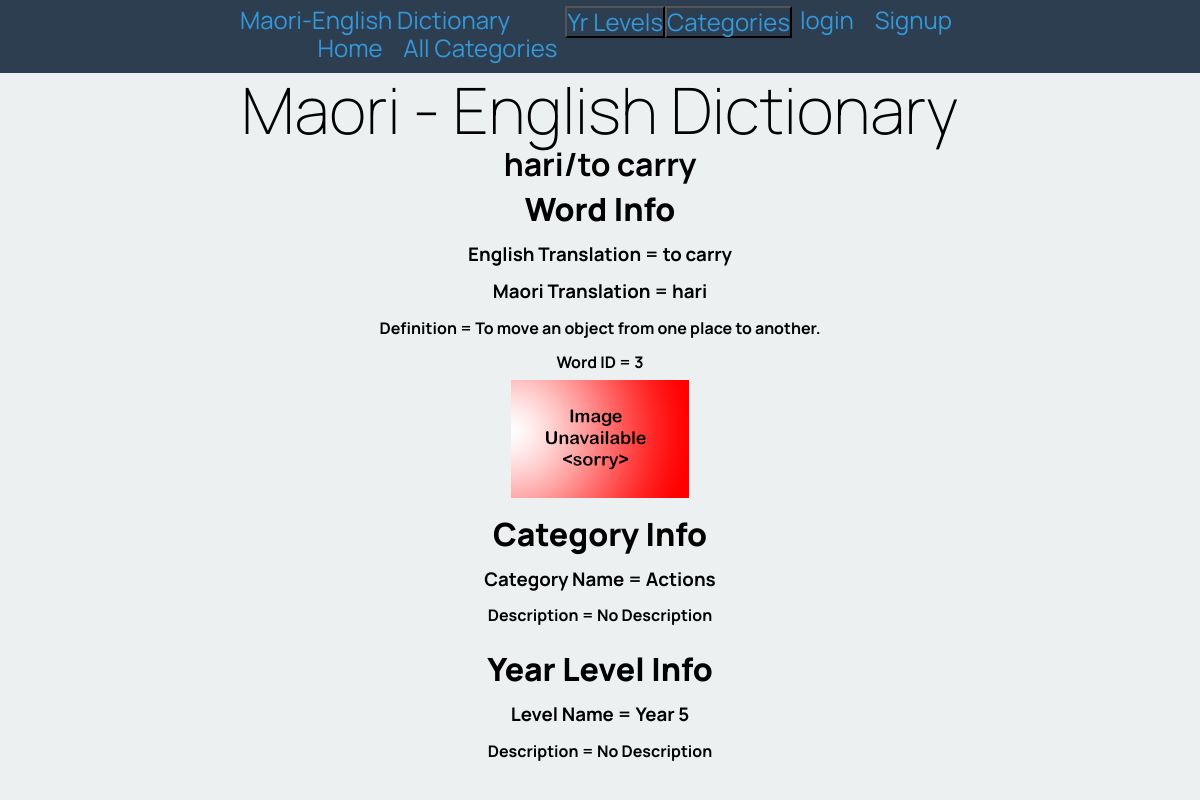
The app's page /word_page/3 with its own data.
### tables this page shows
CREATE TABLE words
(
    id         integer
        constraint words_pk
            primary key autoincrement,
    eng_word   varchar(30),
    category   integer
        constraint words_categories_id_fk
            references categories,
    definition varchar(150),
    level      integer
        constraint english_words_categories_id_fk_2
            references categories,
    mri_word   varchar(30)
, image varchar(60));

CREATE TABLE categories
(
    id          integer
        constraint categories_pk
            primary key autoincrement,
    title       varchar(30),
    description varchar(150)
, type char(10));

### app.py (the view)
@APP.route('/word_page/<word_id>')
def render_word_page(word_id):
    con = create_connection(DATABASE)
    cur = con.cursor()
    query = "SELECT mri_word, eng_word, definition, category, level, image, id FROM words WHERE id = ?"
    cur.execute(query, (word_id,))
    word_list = cur.fetchall()
    query = "SELECT title, description FROM categories WHERE id =? "
    cur.execute(query, (word_list[0][3],))
    cat_info = cur.fetchall()[0]
    cur.execute(query, (word_list[0][4],))
    lev_info = cur.fetchall()[0]
    if is_logged_in()[1] == "admin":
        query = "SELECT edited_id, edited_type, edit, editor_id, date_time, editor_name, edited_title FROM edit_log " \
                "WHERE edited_id=? or edited_id=? or edited_id=?"
        cur.execute(query, (word_id, word_list[0][3], word_list[0][4]))
        edit_list = cur.fetchall()
    else:
        edit_list = []
    con.close()
    return render_template('word_page.html', cat_list=render_cat_lev_menus('C'), lev_list=render_cat_lev_menus('L'),
                           logged_in=is_logged_in()[0], perms=is_logged_in()[1], word_list=word_list, cat_info=cat_info,
                           lev_info=lev_info, edit_list=edit_list)

### app.py (called while the page is built)
def create_connection(db_file: object) -> object:
    try:
        connection = sqlite3.connect(db_file)
        return connection
    except Error as e:
        print(e)
    return None

def is_logged_in():
    if session.get("email") is None:
        perms = ""
        return False, perms
    else:
        perms = session.get('user_perms')
        return True, perms

def render_cat_lev_menus(catlev):
    con = create_connection(DATABASE)
    query = "SELECT id, title FROM categories WHERE type=?"
    cur = con.cursor()
    cur.execute(query, (catlev))
    cat_list = cur.fetchall()
    con.close()
    return cat_list

### Templates/word_page.html (shortened to what this page needs)
{% extends "base.html" %}
{% block pageheading %} {{ word_list[0][0] }}/{{ word_list[0][1] }} {% endblock %}
{% block main %}
<div class = word-page>
    <h2><strong> Word Info </strong></h2>
    <h3>English Translation = {{ word_list[0][1] }}</h3>
    <h3>Maori Translation = {{ word_list[0][0] }}</h3>
    <h4>Definition = {{ word_list[0][2] }}</h4>
    <h4>Word ID = {{ word_list[0][6] }}</h4>
    <div class = word-page-image>
        <img src="/static/images/{{ word_list[0][5] }}" onerror="this.onerror=null;this.src='/static/images/noimage.png';">
    </div>
    <br>
    <h2><strong> Category Info </strong></h2>
    <h3>Category Name = {{ cat_info[0] }}</h3>
    <h4>Description = {{ cat_info[1] }}</h4>
    <br>
    <h2><strong> Year Level Info </strong></h2>
    <h3>Level Name = {{ lev_info[0] }}</h3>
    <h4>Description = {{ lev_info[1] }}</h4>
    <br>
{% endblock %}

### Static/maori_dictionary.css (style rules this page uses)
* { font-family: 'Manrope', sans-serif; padding: 0; margin: 0; box-sizing: border-box; }
body { background-color: rgba(236, 240, 241, 1.0); padding-bottom: 1rem; }
img { max-width: 100%; }
h2 { font-size: 2rem; text-align: center; margin: 0 0 0.5rem 0; }
h3,h4, h6 { text-align: center; margin: 1rem 0 0.5rem 0; }
.word-page-image { max-height: 250px; overflow: hidden; display: flex; justify-content: center; }

### records on screen
words: mri_word "hari", eng_word "to carry", definition "To move an object from one place to another.", id "3"
categories: title "Actions", description "No Description"
categories: title "Year 5", description "No Description"
